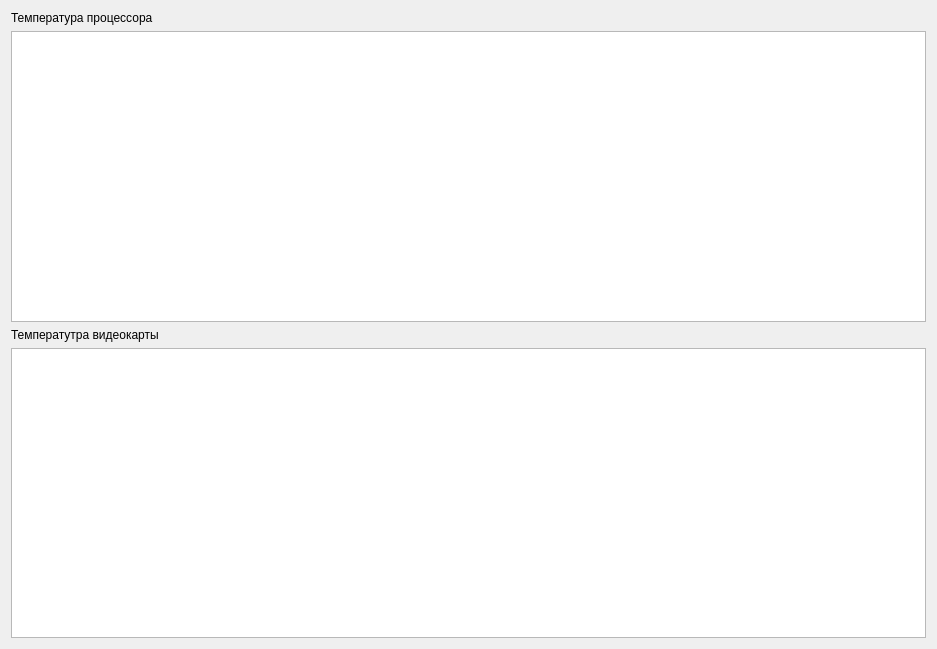
<?xml version="1.0" encoding="UTF-8"?>
<ui version="4.0">
 <class>Form</class>
 <widget class="QWidget" name="Form">
  <property name="geometry">
   <rect>
    <x>0</x>
    <y>0</y>
    <width>937</width>
    <height>649</height>
   </rect>
  </property>
  <property name="windowTitle">
   <string>Мониторинг температур процессора и видеокарты</string>
  </property>
  <layout class="QVBoxLayout" name="verticalLayout">
   <item>
    <widget class="QLabel" name="label">
     <property name="text">
      <string>Температура процессора</string>
     </property>
    </widget>
   </item>
   <item>
    <widget class="PlotWidget" name="CPU_graphicsView"/>
   </item>
   <item>
    <widget class="QLabel" name="label_2">
     <property name="text">
      <string>Температутра видеокарты</string>
     </property>
    </widget>
   </item>
   <item>
    <widget class="PlotWidget" name="GPU_graphicsView"/>
   </item>
  </layout>
 </widget>
 <customwidgets>
  <customwidget>
   <class>PlotWidget</class>
   <extends>QGraphicsView</extends>
   <header>pyqtgraph</header>
  </customwidget>
 </customwidgets>
 <resources/>
 <connections/>
</ui>
